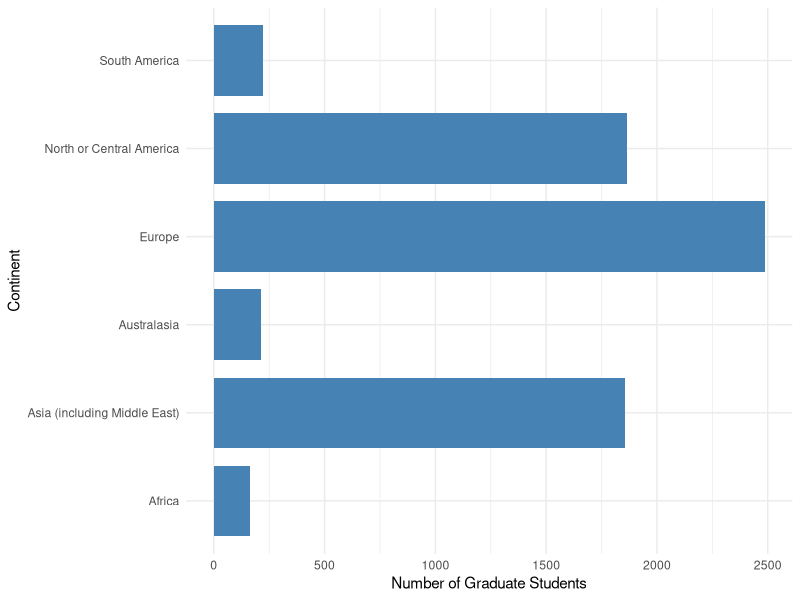

The R script that drew this image: (Note: this script raises an error after producing the figure.)
library(tidyverse)
library(dplyr)
library(ggplot2)
library(stringr)
library(purrr)

#Load in survey_data csv file
survey_data <- read.csv(here::here("data", "survey_data.csv"))

#Create images folder
dir.create("images")

view(survey_data)

#Create basic demographics plot, save to images folder
ggplot(survey_data, aes(current_living_location)) +
  geom_bar(width = .8, fill = "steelblue") +
  coord_flip() +
  xlab("Continent") +
  ylab("Number of Graduate Students") +
  theme_minimal() +
  ggsave('basic_demographics1.png', path = here("images"), width = 8, height = 5)

